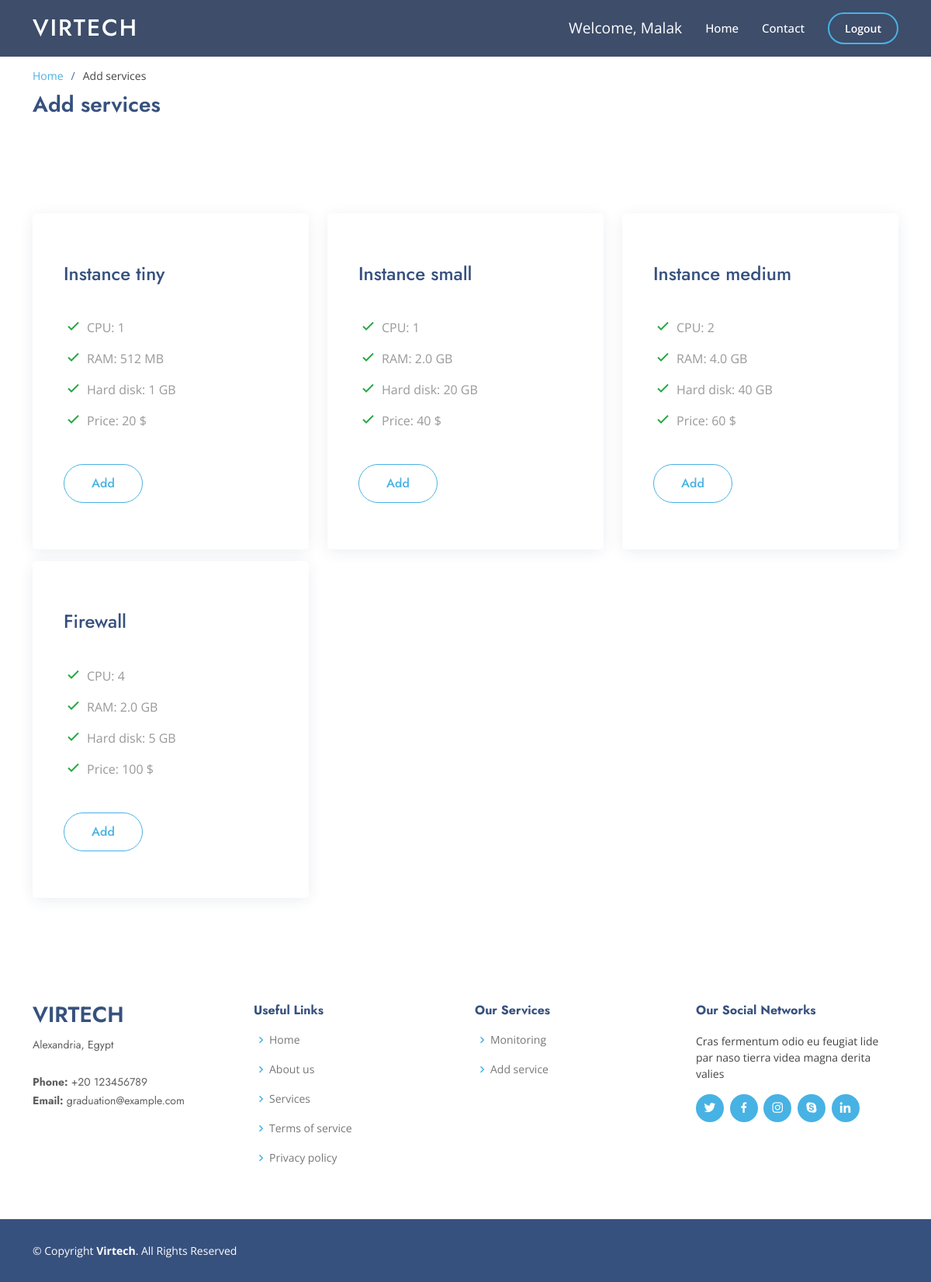
Screenshot of /services.php (signed in) with the database file from the repository.
### tables this page shows
CREATE TABLE `services` (
  `id` int(100) NOT NULL,
  `name` varchar(100) NOT NULL,
  `cpu` int(100) NOT NULL,
  `RAM` int(100) NOT NULL,
  `hard_disk` int(100) NOT NULL,
  `price` int(11) DEFAULT NULL
);

### services.php (the view, shortened to what this page needs)
<?php
$servername = "localhost";
$username   = "root";
$password   = "";
$dbname     = "graduation_project";
$conn = new mysqli($servername, $username, $password, $dbname);
$sql = "SELECT *
from services";
$result = $conn->query($sql);
function convertToGB($megabytes)
{
    if ($megabytes < 1024) {
        return $megabytes . " MB";
    } else {
        $gigabytes = $megabytes / 1024;
        return number_format($gigabytes, 1) . " GB";
    }
}
?>
<!DOCTYPE html>
<html lang="en">
<?php include("templates/header.php"); ?>
<body>
    <header id="header" class="fixed-top header-inner-pages">
        <div class="container d-flex align-items-center">
            <h1 class="logo me-auto"><a href="home.php">Virtech</a></h1>
            <?php
            $name = $_SESSION['name'];
            echo  "<p id=\"welcome\">welcome, $name</p>";
            ?>
            <nav id="navbar" class="navbar">
                <ul>
                    <li><a class="nav-link scrollto" href="home.php">Home</a></li>
                    <li><a class="nav-link scrollto" href="#contact">Contact</a></li>
                    <li><a class="getstarted scrollto" href="logout.php">Logout</a></li>
                </ul>
            </nav>
        </div>
    </header>
    <main id="main">
        <section id="breadcrumbs" class="breadcrumbs">
            <div class="container">
                <ol>
                    <li><a href="home.php">Home</a></li>
                    <li>Add services</li>
                </ol>
                <h2>Add services</h2>
            </div>
        </section>
        <section id="pricing" class="pricing">
            <div class="container" data-aos="fade-up">
                <div class="row">
                    <?php
                    if ($result->num_rows > 0) {
                        while ($row = $result->fetch_assoc()) {
                            $id = $row["id"];
                            $name      = $row["name"];
                            $cpu       = $row["cpu"];
                            $RAM       = $row["RAM"];
                            $price     = $row["price"];
                            $RAM       = convertToGB($RAM);
                            $hard_disk = $row["hard_disk"];
                            echo "<div id=\"gap\" class=\"col-lg-4\">";
                            echo "<div class=\"box\">";
                            echo "<h3 style=\"font-size: 24px;\">$name</h3>";
                            echo "<ul>";
                            echo "<li><i class=\"bx bx-check\"></i>CPU: $cpu</li>";
                            echo "<li><i class=\"bx bx-check\"></i>RAM: $RAM</li>";
                            echo "<li><i class=\"bx bx-check\"></i>Hard disk: $hard_disk GB</li>";
                            echo "<li><i class=\"bx bx-check\"></i>Price: $price $</li>";
                            echo "</ul>";
                            echo "<a href=\"#\" class=\"buy-btn\" onclick=\"handleClick($id)\" id=\"add-btn\">Add</a>";
                            echo "</div>";
                            echo "</div>";
                        }
                    } else {
                        echo "0 results";
                    }
                    ?>
                </div>
        </section>
    </main>
    <div id="contact">
        <?php include("templates/footer.php"); ?>
    </div>
</body>
</html

### assets/css/style.css (style rules this page uses)
body { font-family: "Open Sans", sans-serif; color: #444444; }
a { color: #47b2e4; text-decoration: none; }
h1, h2, h3, h4, h5, h6 { font-family: "Jost", sans-serif; }
#header { transition: all 0.5s; z-index: 997; padding: 15px 0; }
#header.header-scrolled, #header.header-inner-pages { background: rgba(40, 58, 90, 0.9); }
#header .logo { font-size: 30px; margin: 0; padding: 0; line-height: 1; font-weight: 500; letter-spacing: 2px; text-transform: uppercase; }
#header .logo a { color: #fff; }
.navbar { padding: 0; }
.navbar ul { margin: 0; padding: 0; display: flex; list-style: none; align-items: center; }
.navbar li { position: relative; }
.navbar a, .navbar a:focus { display: flex; align-items: center; justify-content: space-between; padding: 10px 0 10px 30px; font-size: 15px; font-weight: 500; color: #fff; white-space: nowrap; transition: 0.3s; }
.navbar .getstarted, .navbar .getstarted:focus { padding: 8px 20px; margin-left: 30px; border-radius: 50px; color: #fff; font-size: 14px; border: 2px solid #47b2e4; font-weight: 600; }
section { padding: 60px 0; overflow: hidden; }
.pricing .row { padding-top: 40px; }
.pricing .box { padding: 60px 40px; box-shadow: 0 3px 20px -2px rgba(20, 45, 100, 0.1); background: #fff; height: 100%; border-top: 4px solid #fff; border-radius: 5px; }
.pricing h3 { font-weight: 500; margin-bottom: 15px; font-size: 20px; color: #37517e; }
.pricing ul { padding: 20px 0; list-style: none; color: #999; text-align: left; line-height: 20px; }
.pricing ul li { padding: 10px 0 10px 30px; position: relative; }
.pricing ul i { color: #28a745; font-size: 24px; position: absolute; left: 0; top: 6px; }
.pricing .buy-btn { display: inline-block; padding: 12px 35px; border-radius: 50px; color: #47b2e4; transition: none; font-size: 16px; font-weight: 500; font-family: "Jost", sans-serif; transition: 0.3s; border: 1px solid #47b2e4; }
.breadcrumbs { padding: 15px 0; background: #ffffff; min-height: 40px; margin-top: 72px; }
.breadcrumbs h2 { font-size: 28px; font-weight: 600; color: #37517e; }
.breadcrumbs ol { display: flex; flex-wrap: wrap; list-style: none; padding: 0 0 10px 0; margin: 0; font-size: 14px; }
.breadcrumbs ol li+li { padding-left: 10px; }
.breadcrumbs ol li+li::before { display: inline-block; padding-right: 10px; color: #4668a2; content: "/"; }

### assets/css/mycss.css (style rules this page uses)
#welcome { color: #fff; margin: 0px; font-size: larger; text-transform: capitalize; }
#gap { padding-bottom: 15px; }

### rows the page displays
services: name "Instance tiny", cpu "1", RAM "512 MB", hard_disk "1", price "20"
services: name "Instance small", cpu "1", RAM "2.0 GB", hard_disk "20", price "40"
services: name "Instance medium", cpu "2", RAM "4.0 GB", hard_disk "40", price "60"
services: name "Firewall", cpu "4", RAM "2.0 GB", hard_disk "5", price "100"

### other values shown
$name "Malak"
